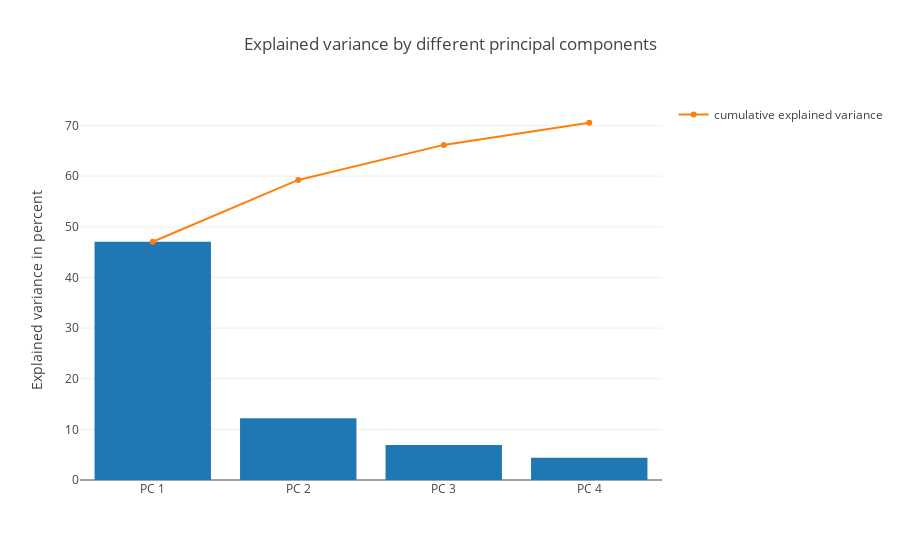

Here is the notebook cell this chart was saved with:
### Code cell
import plotly
plotly.offline.init_notebook_mode(connected=True)
import plotly.offline as py
from plotly.graph_objs import *
import plotly.tools as tls

tot = sum(eig_vals)
var_exp = [(i / tot)*100 for i in sorted(eig_vals, reverse=True)]
cum_var_exp = np.cumsum(var_exp)

trace1 = Bar(
        x=['PC %s' %i for i in range(1,5)],
        y=var_exp,
        showlegend=False)

trace2 = Scatter(
        x=['PC %s' %i for i in range(1,5)], 
        y=cum_var_exp,
        name='cumulative explained variance')

data = Data([trace1, trace2])

layout=Layout(
        yaxis=YAxis(title='Explained variance in percent'),
        title='Explained variance by different principal components')

fig = Figure(data=data, layout=layout)
py.iplot(fig)

### Figure 1 — Plotly figure (JSON) as saved in the notebook; plotly's stock layout.template omitted (floating-point values rounded to 4 significant figures)
{"data": [{"showlegend": false, "type": "bar", "x": ["PC 1", "PC 2", "PC 3", "PC 4"], "y": [47.04, 12.22, 6.915, 4.371, 3.712, 2.086, 1.781, 1.693, 1.649, 1.461, 1.343, 1.316, 1.271, 1.103, 0.9999, 0.8727, 0.8368, 0.7799, 0.6692, 0.565, 0.519, 0.4848, 0.474, 0.4413, 0.4138, 0.4034, 0.3877, 0.3652, 0.3259, 0.302, 0.2748, 0.2695, 0.2478, 0.2441, 0.2176, 0.2134, 0.2091, 0.1951, 0.191, 0.1866, 0.1827, 0.1677, 0.1625, 0.1525, 0.134, 0.066, 0.03963, 0.02847, 0.01841]}, {"name": "cumulative explained variance", "type": "scatter", "x": ["PC 1", "PC 2", "PC 3", "PC 4"], "y": [47.04, 59.26, 66.17, 70.54, 74.26, 76.34, 78.12, 79.82, 81.46, 82.93, 84.27, 85.58, 86.86, 87.96, 88.96, 89.83, 90.67, 91.45, 92.12, 92.68, 93.2, 93.69, 94.16, 94.6, 95.02, 95.42, 95.81, 96.17, 96.5, 96.8, 97.07, 97.34, 97.59, 97.84, 98.05, 98.27, 98.48, 98.67, 98.86, 99.05, 99.23, 99.4, 99.56, 99.71, 99.85, 99.91, 99.95, 99.98, 100.0]}], "layout": {"title": "Explained variance by different principal components", "yaxis": {"title": "Explained variance in percent"}}}
